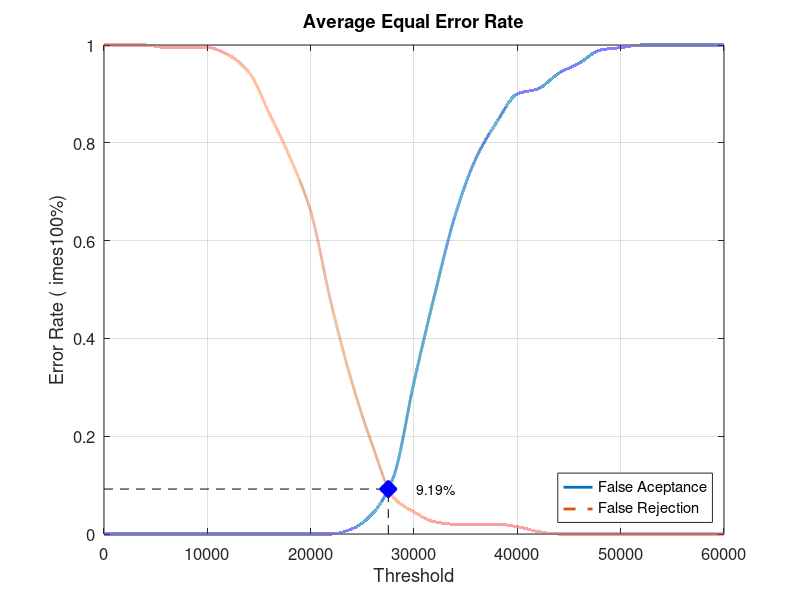
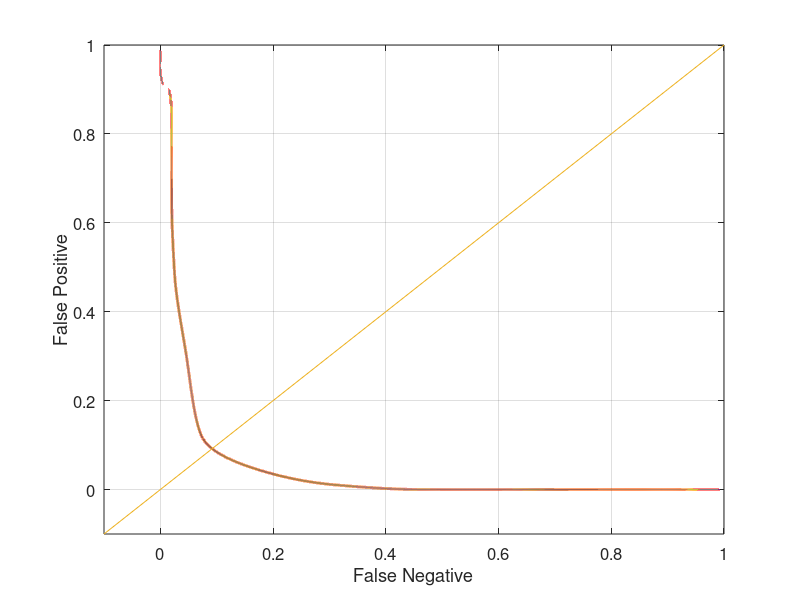

These figures' MATLAB source, in order:
close all;
clear;
clc;
x = 0:2000:60000;
xq = 0:0.5:60000;

y0 = [0 0 0 0 0 0 0 0 0 0 0 0 0.0105263 0.0421053 0.115789 0.310526 0.489474 0.652632 0.768421 0.842105 0.9 0.910526 0.942105 0.963158 0.989474 0.994737 1 1 1 1 1]
yy0 = interp1(x, y0, xq, 'pchip');
y1 = [1 1 1 0.995 0.995 0.995 0.98 0.945 0.86 0.77 0.66 0.47 0.31 0.18 0.075 0.045 0.025 0.02 0.02 0.02 0.015 0.005 0 0 0 0 0 0 0 0 0]
yy1 = interp1(x, y1, xq, 'pchip');

% Calculating EER: 
y2 = abs(y0 - y1);
find(y2 == min(y2))
yy2 = abs(yy0 - yy1);
xEER = find(yy2 == min(yy2));
xEERIndex = xq(xEER) % X-axis EER
yEER = yy0(xEER) % Y-axis EER

main = figure
plot(xq, yy0,'-','LineWidth', 2);	hold on
plot(xq, yy1,'--','LineWidth', 2);	hold on
plot([xEERIndex xEERIndex], [0 yEER], 'k--');	hold on
plot([0 xEERIndex], [yEER yEER], 'k--');	hold on
plot(xEERIndex, yEER, 'bx', 'LineWidth', 10);	hold on
text(xEERIndex + 10 * xEERIndex / 100, yEER, [num2str(round((10000 * yEER)) / 100) '%'])
legend('False Aceptance', 'False Rejection', 'Location', 'SouthEast')
xlabel('Threshold')
ylabel('Error Rate (	imes100%)')
title('Average Equal Error Rate')
set(gca, 'FontSize', 12)
axis([0 60000 0 1])
grid on

print(main, 'Database2_1Main', '-dpng');
FNRxFPR = figure('Color', [1 1 1]);
plot(yy1, yy0, '-', yy1, yy0, 'LineWidth', 2);
hold on
y = -0.1:0.1:1
plot(y, y); 
set(gca, 'FontSize', 12)
xlabel('False Negative')
ylabel('False Positive')
axis([-0.1 1 -0.1 1])
set(gca, 'FontSize', 12)
grid on

print(FNRxFPR, 'Database2_1FNRxFPR','-dpng');
